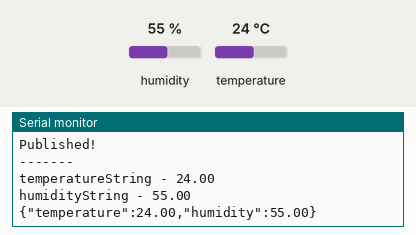
This sketch was run on a simulated ESP8266 (NodeMCU). Shown: the last lines printed to the serial monitor. The inputs (shaded band) are chosen by the test bench; at power-on: humidity 55 %, temperature 24 °C. WiFi joins after 1.5 s; servers stay silent unless stated; no MQTT or app messages arrive unless stated.

Above: at 2.7 s.
2.8 s: humidity set to 22 %
At 7.1 s:
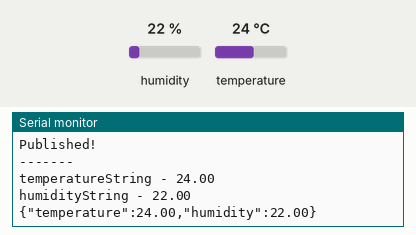
8.9 s: temperature set to 12 °C
At 12.4 s:
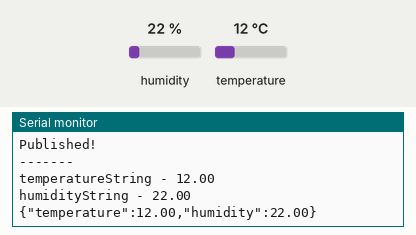
15.0 s: humidity set to 40 %
At 17.8 s:
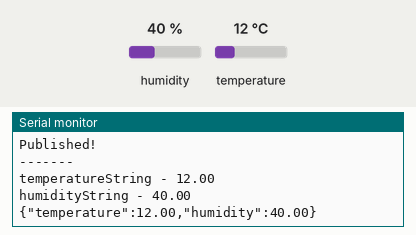
Timing chart, 0 to 19.3 s (numbered marks = the images above; inputs shaded):
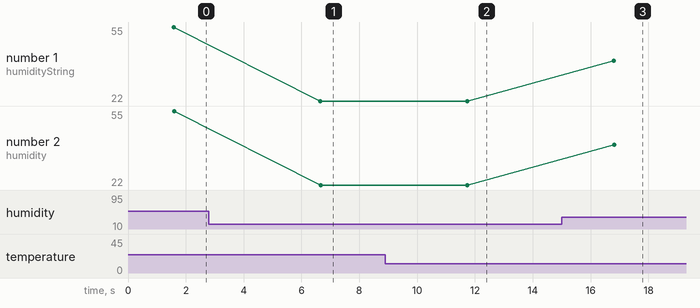

The sketch:

temperature.ino
```cpp
#include <ESP8266WiFi.h>
#include <PubSubClient.h>
#include <DHT.h>
#include <ArduinoJson.h>

// Settings
const char* ssid = "KHOME";
const char* password = "q12345";
const char* deviceId = "room1-device2";
const char* mqttHost = "192.168.0.5";
const int mqttPort = 1883;
const char* mqttTopic = "TEMPERATURE_SENSOR-61d2bfd71d3d6e69f6f53141";

#define DHTTYPE DHT11
#define DHTPIN  4
DHT dht(DHTPIN, DHTTYPE, 11);

// TODO:: get status from mqtt topic (nodejs app should send pereodical message with state of device to control loop)
bool isOnline = true;

WiFiClient espClient;
PubSubClient client(espClient);

void setup() {
  Serial.begin(9600);
  client.setServer(mqttHost, mqttPort);
  pinMode(4, INPUT);
  dht.begin();
  connectToWifi();
}

void connectToWifi() {
  WiFi.begin(ssid, password);

  Serial.print("Connecting");
  while (WiFi.status() != WL_CONNECTED) {
    delay(500);
    Serial.print(".");
  }
  Serial.print("Connected, IP address: ");
  Serial.println(WiFi.localIP());
}

void reconnect() {
  // Loop until we're reconnected
  while (!client.connected()) {
    Serial.print("Attempting MQTT connection...");

    // Attempt to connect
    if (client.connect(deviceId)) {
      Serial.println("connected");
    } else {
      Serial.print("failed, rc=");
      Serial.print(client.state());
      Serial.println(" try again in 5 seconds");
      // Wait 5 seconds before retrying
      delay(5000);
    }
  }
}

void publishMessage(String deviceId, String value) {
  DynamicJsonDocument doc(200);
  char jsonString[200];
  doc["deviceId"] = deviceId;
  doc["value"] = value;
  serializeJson(doc, jsonString);
  client.publish(mqttTopic, jsonString, true);
  Serial.println("Published!");
}

void loop() {
  if (isOnline == false) {
    return;
  }
  if (!client.connected()) {
    reconnect();
  }
  client.loop();

  float temperatureFloat = dht.readTemperature();
  float humidityFloat = dht.readHumidity();

  String message = "";
  message.concat("{");
  message.concat("\"temperature\":");
  message.concat(temperatureFloat);
  message.concat(",");
  message.concat("\"humidity\":");
  message.concat(humidityFloat);
  message.concat("}");
  publishMessage(deviceId, message);
  Serial.println("-------");
  Serial.print("temperatureString - ");
  Serial.println(temperatureFloat);
  Serial.print("humidityString - ");
  Serial.println(humidityFloat);
  Serial.println(message);

  delay(5000);
}
```

Measured:
- after the input at 2.8 s, the serial monitor: prints a new line after 3.9 s (image 1)
- after the input at 8.9 s, the serial monitor: prints a new line after 2.8 s (image 2)
- after the input at 15.0 s, the serial monitor: prints a new line after 1.8 s (image 3)
- plotted number 1: 55 → 22 after the input at 2.8 s, 22 → 40 after the input at 15.0 s
- plotted number 2: 55 → 22 after the input at 2.8 s, 22 → 40 after the input at 15.0 s
